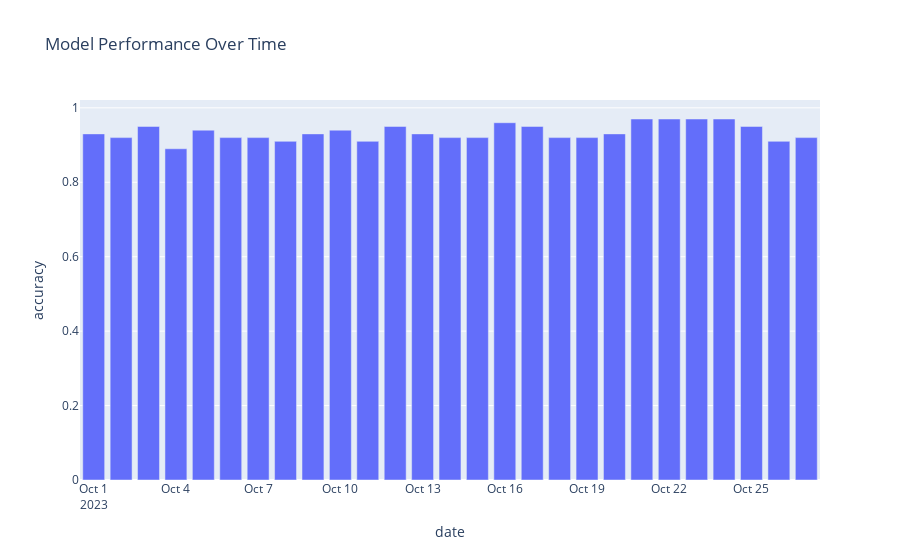

The notebook cell this image was saved under:
### Code cell
df_pred = pd.DataFrame({"y_true": y_test, "y_pred": y_pred, "date": date_test})
accuracy_by_date = df_pred.groupby("date").apply(lambda x: accuracy_score(x["y_true"], x["y_pred"]))
accuracy_by_date = accuracy_by_date.reset_index()
accuracy_by_date.columns = ["date", "accuracy"]

px.bar(accuracy_by_date, x="date", y="accuracy", title="Model Performance Over Time")

### Figure 1 — Plotly figure (JSON) as saved in the notebook; plotly's stock layout.template omitted (floating-point values rounded to 4 significant figures)
{"data": [{"alignmentgroup": "True", "hovertemplate": "date=%{x}<br>accuracy=%{y}<extra></extra>", "legendgroup": "", "marker": {"color": "#636efa", "pattern": {"shape": ""}}, "name": "", "offsetgroup": "", "orientation": "v", "showlegend": false, "textposition": "auto", "type": "bar", "x": ["2023-10-01T00:00:00", "2023-10-02T00:00:00", "2023-10-03T00:00:00", "2023-10-04T00:00:00", "2023-10-05T00:00:00", "2023-10-06T00:00:00", "2023-10-07T00:00:00", "2023-10-08T00:00:00", "2023-10-09T00:00:00", "2023-10-10T00:00:00", "2023-10-11T00:00:00", "2023-10-12T00:00:00", "2023-10-13T00:00:00", "2023-10-14T00:00:00", "2023-10-15T00:00:00", "2023-10-16T00:00:00", "2023-10-17T00:00:00", "2023-10-18T00:00:00", "2023-10-19T00:00:00", "2023-10-20T00:00:00", "2023-10-21T00:00:00", "2023-10-22T00:00:00", "2023-10-23T00:00:00", "2023-10-24T00:00:00", "2023-10-25T00:00:00", "2023-10-26T00:00:00", "2023-10-27T00:00:00"], "xaxis": "x", "y": [0.93, 0.92, 0.95, 0.89, 0.94, 0.92, 0.92, 0.91, 0.93, 0.94, 0.91, 0.95, 0.93, 0.92, 0.92, 0.96, 0.95, 0.92, 0.92, 0.93, 0.97, 0.97, 0.97, 0.97, 0.95, 0.91, 0.92], "yaxis": "y"}], "layout": {"barmode": "relative", "legend": {"tracegroupgap": 0}, "title": {"text": "Model Performance Over Time"}, "xaxis": {"anchor": "y", "domain": [0, 1], "title": {"text": "date"}}, "yaxis": {"anchor": "x", "domain": [0, 1], "title": {"text": "accuracy"}}}}
